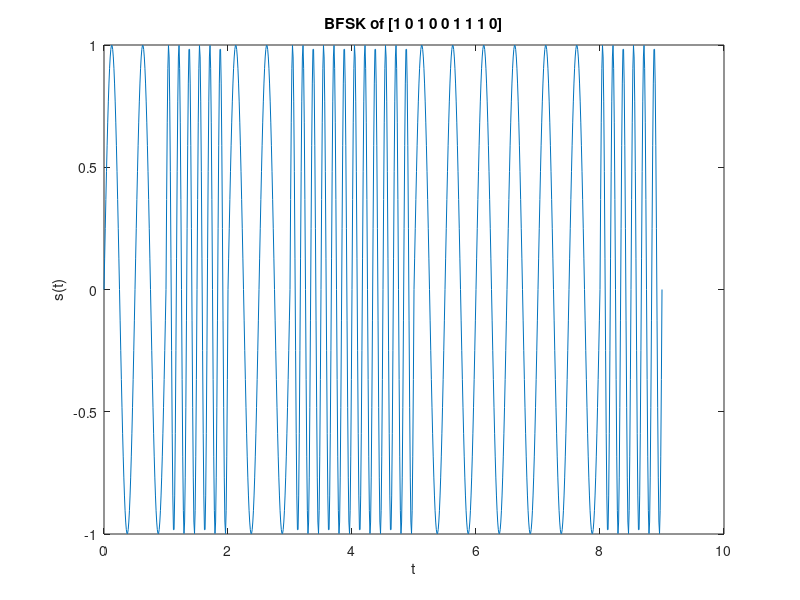

MATLAB code to generate this figure:
inputData = [1 0 1 0 0 1 1 1 0];
t=0:.01:length(inputData);
% Signal matrix
s=zeros(100*length(inputData)+1,1);
for i=1:length(inputData)
    % Index for signal matrix
    k=(i-1)*100;
    if inputData(i) == 0
        % If bit is 0 we use f1 = 6
        for j=i-1:.01:(i-1)+0.99
            k=k+1;
            s(k)=sin(2*pi*6*t(k));
        end
    else 
        % If bit is 1 we use f2 = 2
        for j=i-1:.01:(i-1)+0.99
            k=k+1;
            s(k)=sin(2*pi*2*t(k));
        end
    end
end
plot(t,s);
xlabel('t');
ylabel('s(t)');
title('BFSK of [1 0 1 0 0 1 1 1 0]')

